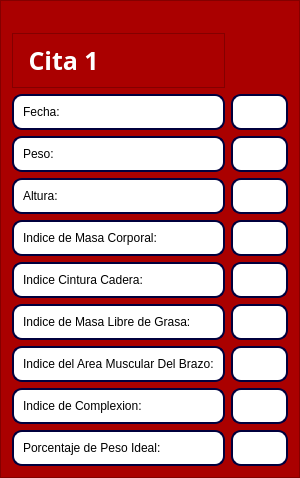
                 <widget class="QFrame" name="frame_17">
                  <property name="minimumSize">
                   <size>
                    <width>300</width>
                    <height>0</height>
                   </size>
                  </property>
                  <property name="maximumSize">
                   <size>
                    <width>300</width>
                    <height>16777215</height>
                   </size>
                  </property>
                  <property name="styleSheet">
                   <string notr="true">background-color: rgb(170, 0, 0);
color: white;</string>
                  </property>
                  <property name="frameShape">
                   <enum>QFrame::StyledPanel</enum>
                  </property>
                  <property name="frameShadow">
                   <enum>QFrame::Raised</enum>
                  </property>
                  <layout class="QGridLayout" name="gridLayout_2">
                   <property name="topMargin">
                    <number>32</number>
                   </property>
                   <item row="0" column="0">
                    <widget class="QFrame" name="frame_10">
                     <property name="frameShape">
                      <enum>QFrame::StyledPanel</enum>
                     </property>
                     <property name="frameShadow">
                      <enum>QFrame::Raised</enum>
                     </property>
                     <layout class="QHBoxLayout" name="horizontalLayout_61">
                      <item>
                       <widget class="QLabel" name="label_4">
                        <property name="font">
                         <font>
                          <family>Circular Std</family>
                          <pointsize>19</pointsize>
                          <bold>true</bold>
                         </font>
                        </property>
                        <property name="text">
                         <string> Cita 1</string>
                        </property>
                        <property name="alignment">
                         <set>Qt::AlignLeading|Qt::AlignLeft|Qt::AlignVCenter</set>
                        </property>
                       </widget>
                      </item>
                     </layout>
                    </widget>
                   </item>
                   <item row="1" column="0">
                    <widget class="QFrame" name="frame_22">
                     <property name="styleSheet">
                      <string notr="true">background-color: rgb(255, 255, 255);
border: 2px solid rgb(0, 0, 61);
border-radius: 10px;</string>
                     </property>
                     <property name="frameShape">
                      <enum>QFrame::StyledPanel</enum>
                     </property>
                     <property name="frameShadow">
                      <enum>QFrame::Raised</enum>
                     </property>
                     <layout class="QHBoxLayout" name="horizontalLayout_40">
                      <item>
                       <widget class="QLabel" name="label_11">
                        <property name="styleSheet">
                         <string notr="true">color: rgb(0, 0, 0);
background-color: rgb(255, 255, 255);
border: none;</string>
                        </property>
                        <property name="text">
                         <string>Fecha:</string>
                        </property>
                       </widget>
                      </item>
                     </layout>
                    </widget>
                   </item>
                   <item row="1" column="1">
                    <widget class="QFrame" name="frame_43">
                     <property name="styleSheet">
                      <string notr="true">background-color: rgb(255, 255, 255);
border: 2px solid rgb(0, 0, 61);
border-radius: 10px;</string>
                     </property>
                     <property name="frameShape">
                      <enum>QFrame::StyledPanel</enum>
                     </property>
                     <property name="frameShadow">
                      <enum>QFrame::Raised</enum>
                     </property>
                    </widget>
                   </item>
                   <item row="2" column="0">
                    <widget class="QFrame" name="frame_20">
                     <property name="styleSheet">
                      <string notr="true">background-color: rgb(255, 255, 255);
border: 2px solid rgb(0, 0, 61);
border-radius: 10px;</string>
                     </property>
                     <property name="frameShape">
                      <enum>QFrame::StyledPanel</enum>
                     </property>
                     <property name="frameShadow">
                      <enum>QFrame::Raised</enum>
                     </property>
                     <layout class="QHBoxLayout" name="horizontalLayout_44">
                      <item>
                       <widget class="QLabel" name="label_9">
                        <property name="styleSheet">
                         <string notr="true">color: rgb(0, 0, 0);
background-color: rgb(255, 255, 255);
border: none;</string>
                        </property>
                        <property name="text">
                         <string>Peso:</string>
                        </property>
                       </widget>
                      </item>
                     </layout>
                    </widget>
                   </item>
                   <item row="2" column="1">
                    <widget class="QFrame" name="frame_44">
                     <property name="styleSheet">
                      <string notr="true">background-color: rgb(255, 255, 255);
border: 2px solid rgb(0, 0, 61);
border-radius: 10px;</string>
                     </property>
                     <property name="frameShape">
                      <enum>QFrame::StyledPanel</enum>
                     </property>
                     <property name="frameShadow">
                      <enum>QFrame::Raised</enum>
                     </property>
                    </widget>
                   </item>
                   <item row="3" column="0">
                    <widget class="QFrame" name="frame_23">
                     <property name="styleSheet">
                      <string notr="true">background-color: rgb(255, 255, 255);
border: 2px solid rgb(0, 0, 61);
border-radius: 10px;</string>
                     </property>
                     <property name="frameShape">
                      <enum>QFrame::StyledPanel</enum>
                     </property>
                     <property name="frameShadow">
                      <enum>QFrame::Raised</enum>
                     </property>
                     <layout class="QHBoxLayout" name="horizontalLayout_45">
                      <item>
                       <widget class="QLabel" name="label_10">
                        <property name="styleSheet">
                         <string notr="true">color: rgb(0, 0, 0);
background-color: rgb(255, 255, 255);
border: none;</string>
                        </property>
                        <property name="text">
                         <string>Altura:</string>
                        </property>
                       </widget>
                      </item>
                     </layout>
                    </widget>
                   </item>
                   <item row="3" column="1">
                    <widget class="QFrame" name="frame_45">
                     <property name="styleSheet">
                      <string notr="true">background-color: rgb(255, 255, 255);
border: 2px solid rgb(0, 0, 61);
border-radius: 10px;</string>
                     </property>
                     <property name="frameShape">
                      <enum>QFrame::StyledPanel</enum>
                     </property>
                     <property name="frameShadow">
                      <enum>QFrame::Raised</enum>
                     </property>
                    </widget>
                   </item>
                   <item row="4" column="0">
                    <widget class="QFrame" name="frame_5">
                     <property name="styleSheet">
                      <string notr="true">background-color: rgb(255, 255, 255);
border: 2px solid rgb(0, 0, 61);
border-radius: 10px;</string>
                     </property>
                     <property name="frameShape">
                      <enum>QFrame::StyledPanel</enum>
                     </property>
                     <property name="frameShadow">
                      <enum>QFrame::Raised</enum>
                     </property>
                     <layout class="QHBoxLayout" name="horizontalLayout_46">
                      <item>
                       <widget class="QLabel" name="label_7">
                        <property name="styleSheet">
                         <string notr="true">color: rgb(0, 0, 0);
background-color: rgb(255, 255, 255);
border: none;</string>
                        </property>
                        <property name="text">
                         <string>Indice de Masa Corporal:</string>
                        </property>
                       </widget>
                      </item>
                     </layout>
                    </widget>
                   </item>
                   <item row="4" column="1">
                    <widget class="QFrame" name="frame_46">
                     <property name="styleSheet">
                      <string notr="true">background-color: rgb(255, 255, 255);
border: 2px solid rgb(0, 0, 61);
border-radius: 10px;</string>
                     </property>
                     <property name="frameShape">
                      <enum>QFrame::StyledPanel</enum>
                     </property>
                     <property name="frameShadow">
                      <enum>QFrame::Raised</enum>
                     </property>
                    </widget>
                   </item>
                   <item row="5" column="0">
                    <widget class="QFrame" name="frame_27">
                     <property name="styleSheet">
                      <string notr="true">background-color: rgb(255, 255, 255);
border: 2px solid rgb(0, 0, 61);
border-radius: 10px;</string>
                     </property>
                     <property name="frameShape">
                      <enum>QFrame::StyledPanel</enum>
                     </property>
                     <property name="frameShadow">
                      <enum>QFrame::Raised</enum>
                     </property>
                     <layout class="QHBoxLayout" name="horizontalLayout_47">
                      <item>
                       <widget class="QLabel" name="label_12">
                        <property name="styleSheet">
                         <string notr="true">color: rgb(0, 0, 0);
background-color: rgb(255, 255, 255);
border: none;</string>
                        </property>
                        <property name="text">
                         <string>Indice Cintura Cadera:</string>
                        </property>
                       </widget>
                      </item>
                     </layout>
                    </widget>
                   </item>
                   <item row="5" column="1">
                    <widget class="QFrame" name="frame_47">
                     <property name="styleSheet">
                      <string notr="true">background-color: rgb(255, 255, 255);
border: 2px solid rgb(0, 0, 61);
border-radius: 10px;</string>
                     </property>
                     <property name="frameShape">
                      <enum>QFrame::StyledPanel</enum>
                     </property>
                     <property name="frameShadow">
                      <enum>QFrame::Raised</enum>
                     </property>
                    </widget>
                   </item>
                   <item row="6" column="0">
                    <widget class="QFrame" name="frame_28">
                     <property name="styleSheet">
                      <string notr="true">background-color: rgb(255, 255, 255);
border: 2px solid rgb(0, 0, 61);
border-radius: 10px;</string>
                     </property>
                     <property name="frameShape">
                      <enum>QFrame::StyledPanel</enum>
                     </property>
                     <property name="frameShadow">
                      <enum>QFrame::Raised</enum>
                     </property>
                     <layout class="QHBoxLayout" name="horizontalLayout_48">
                      <item>
                       <widget class="QLabel" name="label_13">
                        <property name="styleSheet">
                         <string notr="true">color: rgb(0, 0, 0);
background-color: rgb(255, 255, 255);
border: none;</string>
                        </property>
                        <property name="text">
                         <string>Indice de Masa Libre de Grasa:</string>
                        </property>
                       </widget>
                      </item>
                     </layout>
                    </widget>
                   </item>
                   <item row="6" column="1">
                    <widget class="QFrame" name="frame_48">
                     <property name="styleSheet">
                      <string notr="true">background-color: rgb(255, 255, 255);
border: 2px solid rgb(0, 0, 61);
border-radius: 10px;</string>
                     </property>
                     <property name="frameShape">
                      <enum>QFrame::StyledPanel</enum>
                     </property>
                     <property name="frameShadow">
                      <enum>QFrame::Raised</enum>
                     </property>
                    </widget>
                   </item>
                   <item row="7" column="0">
                    <widget class="QFrame" name="frame_29">
                     <property name="styleSheet">
                      <string notr="true">background-color: rgb(255, 255, 255);
border: 2px solid rgb(0, 0, 61);
border-radius: 10px;</string>
                     </property>
                     <property name="frameShape">
                      <enum>QFrame::StyledPanel</enum>
                     </property>
                     <property name="frameShadow">
                      <enum>QFrame::Raised</enum>
                     </property>
                     <layout class="QHBoxLayout" name="horizontalLayout_49">
                      <item>
                       <widget class="QLabel" name="label_14">
                        <property name="styleSheet">
                         <string notr="true">color: rgb(0, 0, 0);
background-color: rgb(255, 255, 255);
border: none;</string>
                        </property>
                        <property name="text">
                         <string>Indice del Area Muscular Del Brazo:</string>
                        </property>
                       </widget>
                      </item>
                     </layout>
                    </widget>
                   </item>
                   <item row="7" column="1">
                    <widget class="QFrame" name="frame_49">
                     <property name="styleSheet">
                      <string notr="true">background-color: rgb(255, 255, 255);
border: 2px solid rgb(0, 0, 61);
border-radius: 10px;</string>
                     </property>
                     <property name="frameShape">
                      <enum>QFrame::StyledPanel</enum>
                     </property>
                     <property name="frameShadow">
                      <enum>QFrame::Raised</enum>
                     </property>
                    </widget>
                   </item>
                   <item row="8" column="0">
                    <widget class="QFrame" name="frame_30">
                     <property name="styleSheet">
                      <string notr="true">background-color: rgb(255, 255, 255);
border: 2px solid rgb(0, 0, 61);
border-radius: 10px;</string>
                     </property>
                     <property name="frameShape">
                      <enum>QFrame::StyledPanel</enum>
                     </property>
                     <property name="frameShadow">
                      <enum>QFrame::Raised</enum>
                     </property>
                     <layout class="QHBoxLayout" name="horizontalLayout_50">
                      <item>
                       <widget class="QLabel" name="label_15">
                        <property name="styleSheet">
                         <string notr="true">color: rgb(0, 0, 0);
background-color: rgb(255, 255, 255);
border: none;</string>
                        </property>
                        <property name="text">
                         <string>Indice de Complexion:</string>
                        </property>
                       </widget>
                      </item>
                     </layout>
                    </widget>
                   </item>
                   <item row="8" column="1">
                    <widget class="QFrame" name="frame_50">
                     <property name="styleSheet">
                      <string notr="true">background-color: rgb(255, 255, 255);
border: 2px solid rgb(0, 0, 61);
border-radius: 10px;</string>
                     </property>
                     <property name="frameShape">
                      <enum>QFrame::StyledPanel</enum>
                     </property>
                     <property name="frameShadow">
                      <enum>QFrame::Raised</enum>
                     </property>
                    </widget>
                   </item>
                   <item row="9" column="0">
                    <widget class="QFrame" name="frame_31">
                     <property name="styleSheet">
                      <string notr="true">background-color: rgb(255, 255, 255);
border: 2px solid rgb(0, 0, 61);
border-radius: 10px;</string>
                     </property>
                     <property name="frameShape">
                      <enum>QFrame::StyledPanel</enum>
                     </property>
                     <property name="frameShadow">
                      <enum>QFrame::Raised</enum>
                     </property>
                     <layout class="QHBoxLayout" name="horizontalLayout_51">
                      <item>
                       <widget class="QLabel" name="label_16">
                        <property name="styleSheet">
                         <string notr="true">color: rgb(0, 0, 0);
background-color: rgb(255, 255, 255);
border: none;</string>
                        </property>
                        <property name="text">
                         <string>Porcentaje de Peso Ideal:</string>
                        </property>
                       </widget>
                      </item>
                     </layout>
                    </widget>
                   </item>
                   <item row="9" column="1">
                    <widget class="QFrame" name="frame_51">
                     <property name="styleSheet">
                      <string notr="true">background-color: rgb(255, 255, 255);
border: 2px solid rgb(0, 0, 61);
border-radius: 10px;</string>
                     </property>
                     <property name="frameShape">
                      <enum>QFrame::StyledPanel</enum>
                     </property>
                     <property name="frameShadow">
                      <enum>QFrame::Raised</enum>
                     </property>
                    </widget>
                   </item>
                  </layout>
                 </widget>
